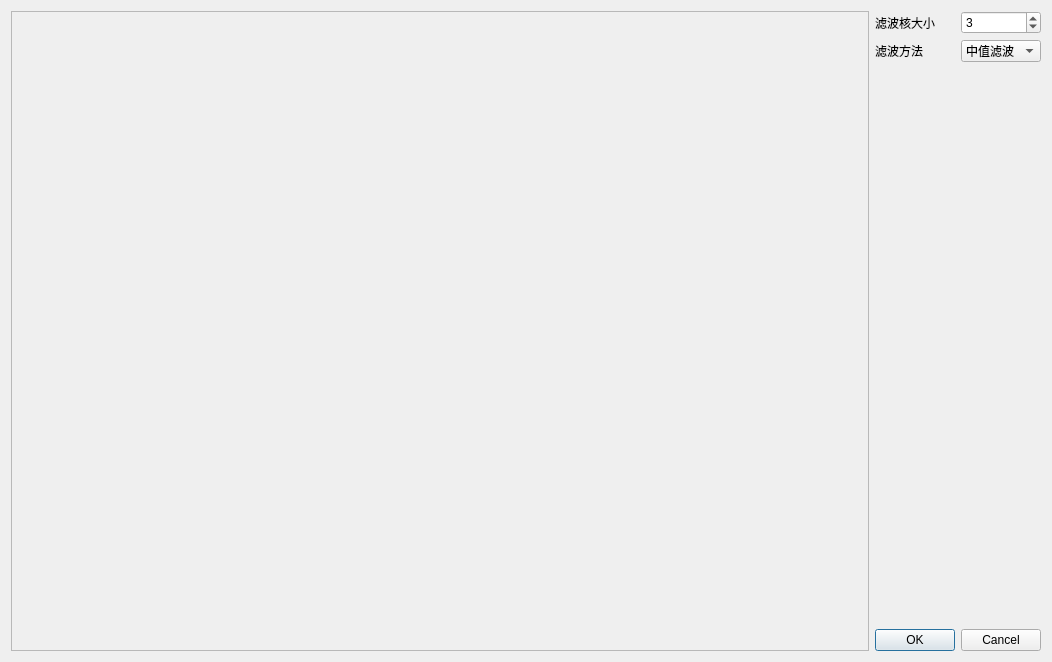
<?xml version="1.0" encoding="UTF-8"?>
<ui version="4.0">
 <class>FilterSetting</class>
 <widget class="QDialog" name="FilterSetting">
  <property name="geometry">
   <rect>
    <x>0</x>
    <y>0</y>
    <width>1052</width>
    <height>662</height>
   </rect>
  </property>
  <property name="windowTitle">
   <string>Dialog</string>
  </property>
  <layout class="QVBoxLayout" name="verticalLayout_13">
   <item>
    <layout class="QHBoxLayout" name="horizontalLayout_10" stretch="1,0">
     <item>
      <widget class="QFrame" name="frame_4">
       <property name="frameShape">
        <enum>QFrame::StyledPanel</enum>
       </property>
       <property name="frameShadow">
        <enum>QFrame::Raised</enum>
       </property>
       <layout class="QVBoxLayout" name="verticalLayout_10"/>
      </widget>
     </item>
     <item>
      <layout class="QVBoxLayout" name="verticalLayout_11">
       <item>
        <layout class="QVBoxLayout" name="verticalLayout_12">
         <item>
          <layout class="QHBoxLayout" name="horizontalLayout_11">
           <item>
            <widget class="QLabel" name="label_7">
             <property name="text">
              <string>滤波核大小</string>
             </property>
            </widget>
           </item>
           <item>
            <widget class="QSpinBox" name="threshold_4">
             <property name="minimum">
              <number>1</number>
             </property>
             <property name="maximum">
              <number>33</number>
             </property>
             <property name="singleStep">
              <number>2</number>
             </property>
             <property name="value">
              <number>3</number>
             </property>
            </widget>
           </item>
          </layout>
         </item>
         <item>
          <layout class="QHBoxLayout" name="horizontalLayout_12">
           <item>
            <widget class="QLabel" name="label_8">
             <property name="text">
              <string>滤波方法</string>
             </property>
            </widget>
           </item>
           <item>
            <widget class="QComboBox" name="comboBox_4">
             <item>
              <property name="text">
               <string>中值滤波</string>
              </property>
             </item>
             <item>
              <property name="text">
               <string>均值滤波</string>
              </property>
             </item>
             <item>
              <property name="text">
               <string>高斯滤波</string>
              </property>
             </item>
            </widget>
           </item>
          </layout>
         </item>
        </layout>
       </item>
       <item>
        <spacer name="verticalSpacer_4">
         <property name="orientation">
          <enum>Qt::Vertical</enum>
         </property>
         <property name="sizeHint" stdset="0">
          <size>
           <width>20</width>
           <height>40</height>
          </size>
         </property>
        </spacer>
       </item>
       <item>
        <widget class="QDialogButtonBox" name="buttonBox">
         <property name="orientation">
          <enum>Qt::Horizontal</enum>
         </property>
         <property name="standardButtons">
          <set>QDialogButtonBox::Cancel|QDialogButtonBox::Ok</set>
         </property>
        </widget>
       </item>
      </layout>
     </item>
    </layout>
   </item>
  </layout>
 </widget>
 <resources/>
 <connections>
  <connection>
   <sender>buttonBox</sender>
   <signal>accepted()</signal>
   <receiver>FilterSetting</receiver>
   <slot>accept()</slot>
   <hints>
    <hint type="sourcelabel">
     <x>248</x>
     <y>254</y>
    </hint>
    <hint type="destinationlabel">
     <x>157</x>
     <y>274</y>
    </hint>
   </hints>
  </connection>
  <connection>
   <sender>buttonBox</sender>
   <signal>rejected()</signal>
   <receiver>FilterSetting</receiver>
   <slot>reject()</slot>
   <hints>
    <hint type="sourcelabel">
     <x>316</x>
     <y>260</y>
    </hint>
    <hint type="destinationlabel">
     <x>286</x>
     <y>274</y>
    </hint>
   </hints>
  </connection>
 </connections>
</ui>
